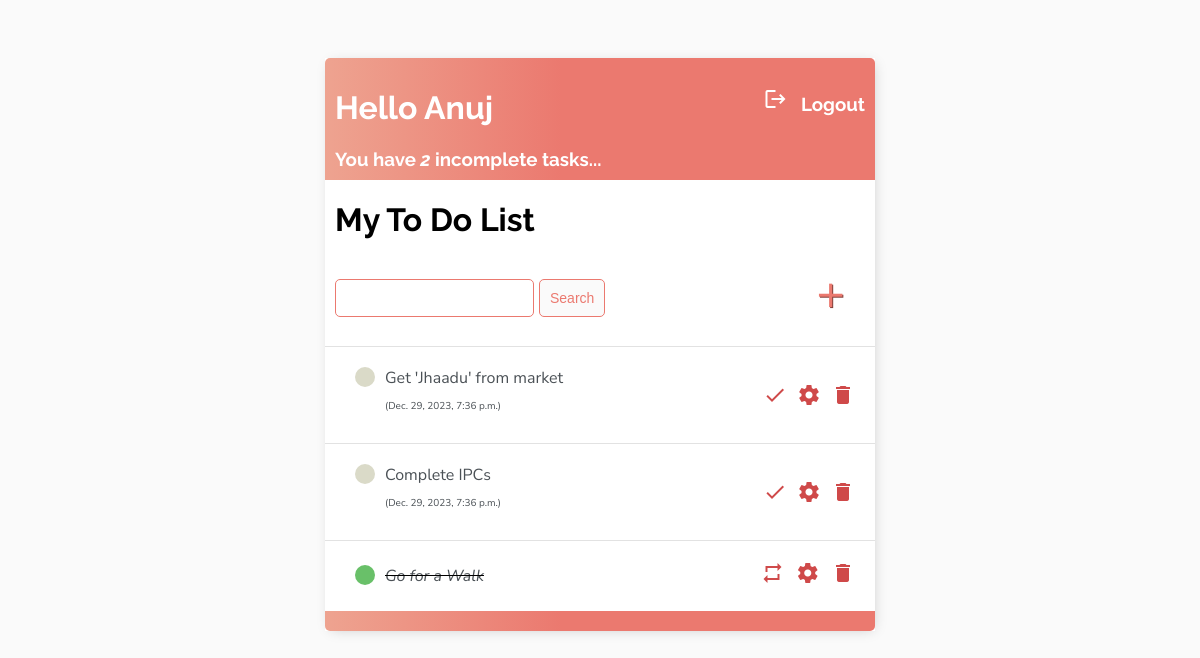
/ (signed in), run on the app's committed database.
### ToDoApp/models.py (models this page shows)
class Task(models.Model):
    user = models.ForeignKey(User, on_delete = models.CASCADE, null = True, blank= True)
    title = models.CharField(max_length=50,null=True, blank = True)
    description = models.TextField(null=True, blank = True)
    complete = models.BooleanField(default = False)
    created = models.DateTimeField(auto_now_add=True)
    def __str__(self):
        return self.title
    class Meta:
        ordering = ['complete']
        verbose_name = 'Task'
        verbose_name_plural = 'Tasks'

### ToDoApp/views.py (the view)
# urls.py: path('', TaskList.as_view(), name = "tasks-page"),
class TaskList(LoginRequiredMixin, ListView):
    model = Task
    template_name = "ToDoApp/task_list.html"
    context_object_name = "tasks"
    ordering = ['complete', '-created']
    def get_context_data(self, **kwargs):
        context = super().get_context_data(**kwargs)
        context["tasks"] = context["tasks"].filter(user= self.request.user)
        context["count"] = context["tasks"].filter(complete=False).count()
        searched = self.request.GET.get('searched') or ""
        if searched:
            context["tasks"] = context["tasks"].filter(title__icontains=searched)
        context['searched']= searched
        return context

### ToDoApp/templates/ToDoApp/task_list.html (shortened to what this page needs)
{% extends "ToDoApp/base.html" %}
{% block body_block %}
<div class="header-bar">
    <div>
        <h1> Hello {{request.user|title}} </h1>
        <h3 style="margin:0"> You have  <i> {{count}}</i> incomplete task{{ count|pluralize:"s"}}...  </h3>
    </div>
    <h3><a href="{% url "user-logout-page" %}"><i class="material-icons">logout</i>&#160;&#160; Logout</a></h3>
</div>
<h1 style="padding-left:10px;">My To Do List</h1>
<div id="search-add-wrapper">
    <form method="GET" style="margin-top: 10px; display:flex;gap:5px;">
        <input type='text' name='searched' value='{{searched}}'/>
        <input class="button" type='submit' value="Search"/>
    </form>
    <a id="add-link" href={% url "task-create-page" %}>&#x2b;</a>
</div>
<div class="task-items-wrapper">
    {% for task in tasks %}
    <div class="task-wrapper">
        {% if task.complete %}
        <div class="task-title">
            <a href="{% url "task-complete" task.id %}"><div class="task-complete-icon"></div></a>
            <i><s><a href="{% url "task-detail-page" task.id %}"> {{task}} </a></s></i>
        </div>
        <div>
            <a class="delete-link" href="{% url "task-complete" task.id %}">	 <i class="material-icons">repeat</i> </a>
        <a class="delete-link" style="margin:5px;" href="{% url "task-update-page" task.id %}">	 <i class="material-icons"> settings </i> </a>
        <a class="delete-link" href="{% url "task-delete-page" task.id %}">	 <i class="material-icons">delete</i>    </a>
        </div>
        {% else %}
        <div class="task-title">
            <a href="{% url "task-complete" task.id %}"><div class="task-incomplete-icon"></div></a>
            <a href="{% url "task-detail-page" task.id %}"> {{task}} <p style="font-size:10px;">({{task.created}})</p></a>
        </div>
       <div style="display:flex; align-items:center;justify-content:between;">
        <a class="delete-link" href="{% url "task-complete" task.id %}">	 <i class="material-icons">done</i> </a>
        <a class="delete-link" style="margin:10px;" href="{% url "task-update-page" task.id %}">	 <i class="material-icons"> settings </i> </a>
        <a class="delete-link" href="{% url "task-delete-page" task.id %}">	 <i class="material-icons">delete</i>    </a>
       </div>
        {% endif %}
</div>
{% empty %}
<h2>No item in the list</h2>
{% endfor %}
</div>
{% endblock body_block %}

### ToDoApp/static/ToDoApp/base.css (style rules this page uses)
body { background-color: #FAFAFA; font-family: 'Nunito Sans', sans-serif; padding-top: 50px; }
h1,h2,h3,h4,h5,h6 { font-family: 'Raleway', sans-serif; }
a,p { color: #4b5156; }
.header-bar { display: flex; justify-content: space-between; color: #fff; padding: 10px; border-radius: 5px 5px 0 0; background: linear-gradient(90deg, #EEA390 0%, #EB796F 43%, #EB796F 100%); }
.header-bar a { color: #fff; text-decoration: none; }
.task-wrapper { display: flex; align-items: center; justify-content:space-between; padding:20px; background-color: #fff; border-top: 1px solid rgb(226, 226, 226) }
.task-title { display:flex; }
.task-title a { text-decoration: none; color: #4b5156; margin-left:10px; }
.task-complete-icon { height:20px; width: 20px; background-color: rgb(105, 192, 105); border-radius: 50%; }
.task-incomplete-icon { height:20px; width: 20px; background-color: rgb(218, 218, 200); border-radius: 50%; }
.delete-link { text-decoration:none; font-weight: 900; color: #cf4949; font-size:22px; line-height:0; }
#search-add-wrapper { display:flex; justify-content : space-between; padding-right:30px; align-items: center; padding-left: 10px; padding-bottom:20px; }
#add-link { color: #EB796F; text-decoration:none; font-size: 48px; text-shadow: 1px 1px #81413b; }
input[type=text], input[type=password], textarea { border: 1px solid #EB796F; border-radius: 5px; padding: 10px; width: 90%; }
.button { border:1px solid #EB796F; background-color: #FAFAFA; color: #EB796F; padding: 10px; font-size: 14px; border-radius: 5px; cursor: pointer; text-decoration: none; }

### data on the page
Task: title "Get 'Jhaadu' from market", created "Dec. 29, 2023, 7:36 p.m."
Task: title "Complete IPCs", created "Dec. 29, 2023, 7:36 p.m."
Task: title "Go for a Walk"

### other printed values
{{ request.user|title }} "Anuj"
{{ count }} "2"
